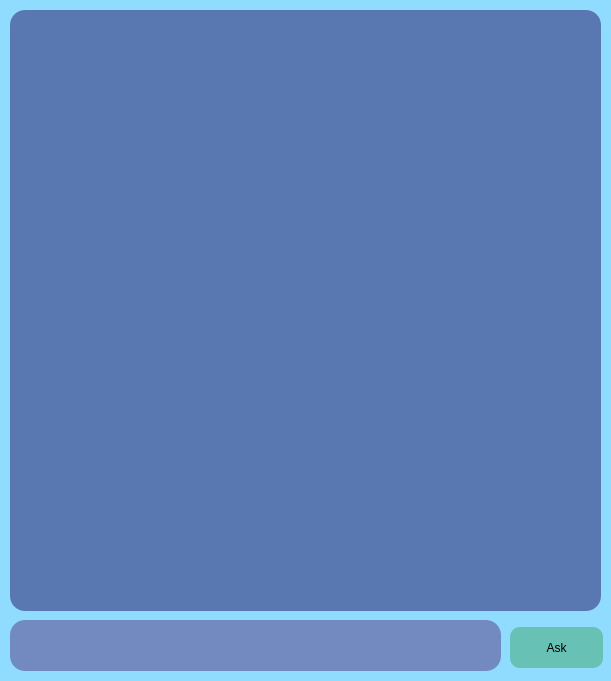
<?xml version="1.0" encoding="UTF-8"?>
<ui version="4.0">
 <class>Form</class>
 <widget class="QWidget" name="Form">
  <property name="geometry">
   <rect>
    <x>0</x>
    <y>0</y>
    <width>611</width>
    <height>681</height>
   </rect>
  </property>
  <property name="windowTitle">
   <string>Form</string>
  </property>
  <property name="styleSheet">
   <string notr="true">background-color: rgba(135, 217, 255,190);
</string>
  </property>
  <widget class="QTextBrowser" name="textBrowser">
   <property name="geometry">
    <rect>
     <x>10</x>
     <y>620</y>
     <width>491</width>
     <height>51</height>
    </rect>
   </property>
   <property name="styleSheet">
    <string notr="true">background-color: rgba(80, 46, 122, 120);
font: 63 15pt &quot;Segoe UI Semibold&quot;;
border-radius:15px;
color: rgb(221, 221, 221);</string>
   </property>
   <property name="undoRedoEnabled">
    <bool>true</bool>
   </property>
   <property name="readOnly">
    <bool>false</bool>
   </property>
  </widget>
  <widget class="QPushButton" name="pushButton">
   <property name="geometry">
    <rect>
     <x>510</x>
     <y>627</y>
     <width>93</width>
     <height>41</height>
    </rect>
   </property>
   <property name="styleSheet">
    <string notr="true">background-color: rgba(80, 177, 137, 160);
border-radius:10px;
font: 75 14pt &quot;Segoe UI&quot;;</string>
   </property>
   <property name="text">
    <string>Ask</string>
   </property>
  </widget>
  <widget class="QListWidget" name="listWidget">
   <property name="geometry">
    <rect>
     <x>10</x>
     <y>10</y>
     <width>591</width>
     <height>601</height>
    </rect>
   </property>
   <property name="styleSheet">
    <string notr="true">background-color: rgba(51, 49, 122,150);
border-radius:15px;
font: 63 15pt &quot;Segoe UI Semibold&quot;;
border-radius:15px;
color: rgb(221, 221, 221);</string>
   </property>
  </widget>
 </widget>
 <resources/>
 <connections/>
</ui>
